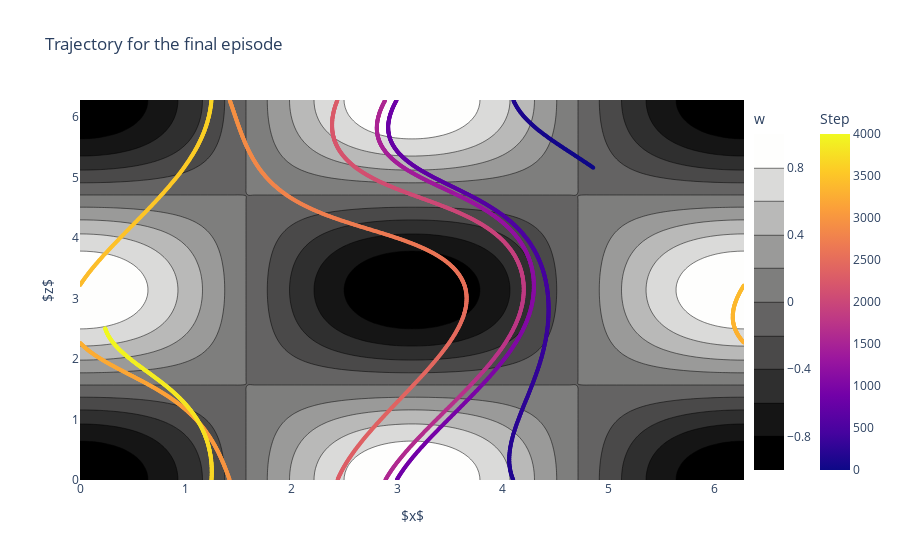

Write notebook code for a chart like this one.
### Markdown cell above
## Visualize strategy learned by smart gyrotactic particle

### Code cell
fig = go.Figure(data = go.Contour(x = x, y = z, z=w, colorscale='Gray', colorbar=dict(x=1,title="w")))

history_X = np.array(smart.history_X)

fig.add_trace(go.Scatter(x=history_X[:,0], y=history_X[:,1],mode='markers',
    marker=dict(
        size=4,
        color=np.linspace(0,Ns,Ns+1), #set color equal to a variable
        colorscale='plasma', # one of plotly colorscales
        showscale=True,
        colorbar=dict(x=1.1,title="Step")
    )))

fig.update_layout(
    title="Trajectory for the final episode",
    xaxis_title="$x$",
    yaxis_title="$z$",
    xaxis=dict(
        range=[0, L]
    ),
    yaxis=dict(
        range=[0, L]
    )
)

fig.show()

### Figure 1 — Plotly figure (JSON) as saved in the notebook; plotly's stock layout.template omitted (floating-point values rounded to 4 significant figures; data arrays with more than 128 entries replaced by an {"elided": "..."} marker saying what was removed)
{"data": [{"colorbar": {"title": {"text": "w"}, "x": 1}, "colorscale": [[0, "rgb(0, 0, 0)"], [0.09091, "rgb(16, 16, 16)"], [0.1818, "rgb(38, 38, 38)"], [0.2727, "rgb(59, 59, 59)"], [0.3636, "rgb(81, 80, 80)"], [0.4545, "rgb(102, 101, 101)"], [0.5455, "rgb(124, 123, 122)"], [0.6364, "rgb(146, 146, 145)"], [0.7273, "rgb(171, 171, 170)"], [0.8182, "rgb(197, 197, 195)"], [0.9091, "rgb(224, 224, 223)"], [1, "rgb(254, 254, 253)"]], "type": "contour", "x": [0, 0.06347, 0.1269, 0.1904, 0.2539, 0.3173, 0.3808, 0.4443, 0.5077, 0.5712, 0.6347, 0.6981, 0.7616, 0.8251, 0.8885, 0.952, 1.015, 1.079, 1.142, 1.206, 1.269, 1.333, 1.396, 1.46, 1.523, 1.587, 1.65, 1.714, 1.777, 1.841, 1.904, 1.967, 2.031, 2.094, 2.158, 2.221, 2.285, 2.348, 2.412, 2.475, 2.539, 2.602, 2.666, 2.729, 2.793, 2.856, 2.919, 2.983, 3.046, 3.11, 3.173, 3.237, 3.3, 3.364, 3.427, 3.491, 3.554, 3.618, 3.681, 3.745, 3.808, 3.871, 3.935, 3.998, 4.062, 4.125, 4.189, 4.252, 4.316, 4.379, 4.443, 4.506, 4.57, 4.633, 4.697, 4.76, 4.823, 4.887, 4.95, 5.014, 5.077, 5.141, 5.204, 5.268, 5.331, 5.395, 5.458, 5.522, 5.585, 5.649, 5.712, 5.775, 5.839, 5.902, 5.966, 6.029, 6.093, 6.156, 6.22, 6.283], "y": [0, 0.06347, 0.1269, 0.1904, 0.2539, 0.3173, 0.3808, 0.4443, 0.5077, 0.5712, 0.6347, 0.6981, 0.7616, 0.8251, 0.8885, 0.952, 1.015, 1.079, 1.142, 1.206, 1.269, 1.333, 1.396, 1.46, 1.523, 1.587, 1.65, 1.714, 1.777, 1.841, 1.904, 1.967, 2.031, 2.094, 2.158, 2.221, 2.285, 2.348, 2.412, 2.475, 2.539, 2.602, 2.666, 2.729, 2.793, 2.856, 2.919, 2.983, 3.046, 3.11, 3.173, 3.237, 3.3, 3.364, 3.427, 3.491, 3.554, 3.618, 3.681, 3.745, 3.808, 3.871, 3.935, 3.998, 4.062, 4.125, 4.189, 4.252, 4.316, 4.379, 4.443, 4.506, 4.57, 4.633, 4.697, 4.76, 4.823, 4.887, 4.95, 5.014, 5.077, 5.141, 5.204, 5.268, 5.331, 5.395, 5.458, 5.522, 5.585, 5.649, 5.712, 5.775, 5.839, 5.902, 5.966, 6.029, 6.093, 6.156, 6.22, 6.283], "z": {"elided": "100x100 float values"}}, {"marker": {"color": {"elided": "4001 int values"}, "colorbar": {"title": {"text": "Step"}, "x": 1.1}, "colorscale": [[0, "#0d0887"], [0.1111, "#46039f"], [0.2222, "#7201a8"], [0.3333, "#9c179e"], [0.4444, "#bd3786"], [0.5556, "#d8576b"], [0.6667, "#ed7953"], [0.7778, "#fb9f3a"], [0.8889, "#fdca26"], [1, "#f0f921"]], "showscale": true, "size": 4}, "mode": "markers", "type": "scatter", "x": {"elided": "4001 float values"}, "y": {"elided": "4001 float values"}}], "layout": {"title": {"text": "Trajectory for the final episode"}, "xaxis": {"range": [0, 6.283], "title": {"text": "$x$"}}, "yaxis": {"range": [0, 6.283], "title": {"text": "$z$"}}}}
